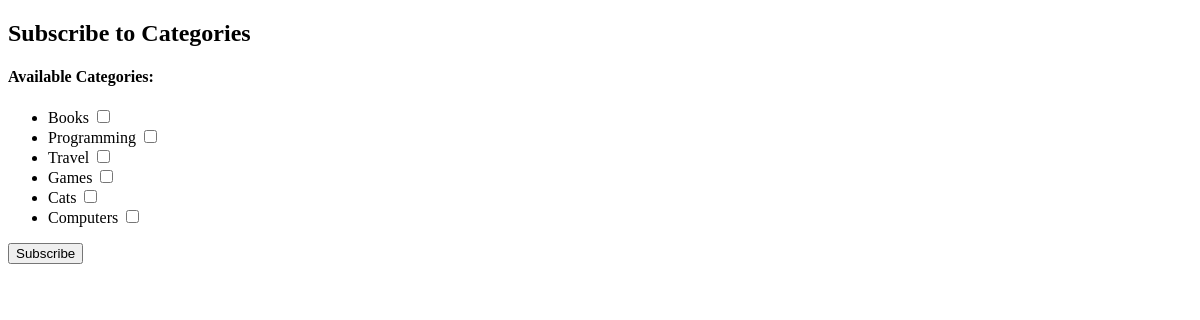
Page /news/subscribe/ (signed in) on the earlier database version.
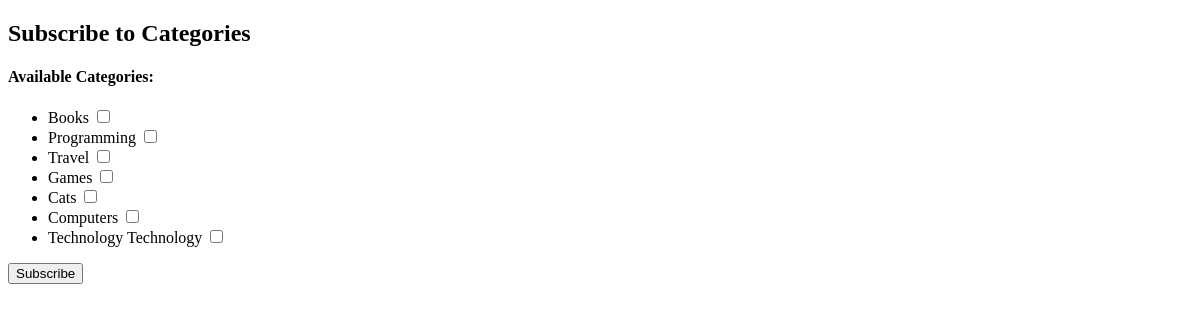
Same page on the later database version.
### news/models.py (models this page shows, shortened)
class Category(models.Model):
    category_name = models.CharField(unique=True, max_length=255)

### news/views.py (the view, shortened to what this page needs)
# urls.py: path('subscribe/', subscribe, name='subscribe'),
@login_required
def subscribe(request):
    categories = Category.objects.all()
    subscriptions = Subscription.objects.filter(user=request.user.author)
    context = {
        'categories': categories,
        'subscriptions': subscriptions
    }
    return render(request, 'subscribe.html', context)

### templates/subscribe.html (shortened to what this page needs)
{% extends 'account/base.html' %}
{% block content %}
    <h2>Subscribe to Categories</h2>
    <form method="post">
        <h4>Available Categories:</h4>
        <ul>
            {% for category in categories %}
                <li>
                    {{ category.category_name }}
                    <input type="checkbox" name="category_id" value="{{ category.id }}" {% if subscription and subscription.category == category %}checked{% endif %}>
                </li>
            {% endfor %}
        </ul>
        <button type="submit">Subscribe</button>
    </form>
{% endblock %}

Differences in the rows shown:
added Category: category_name "Technology Technology"
